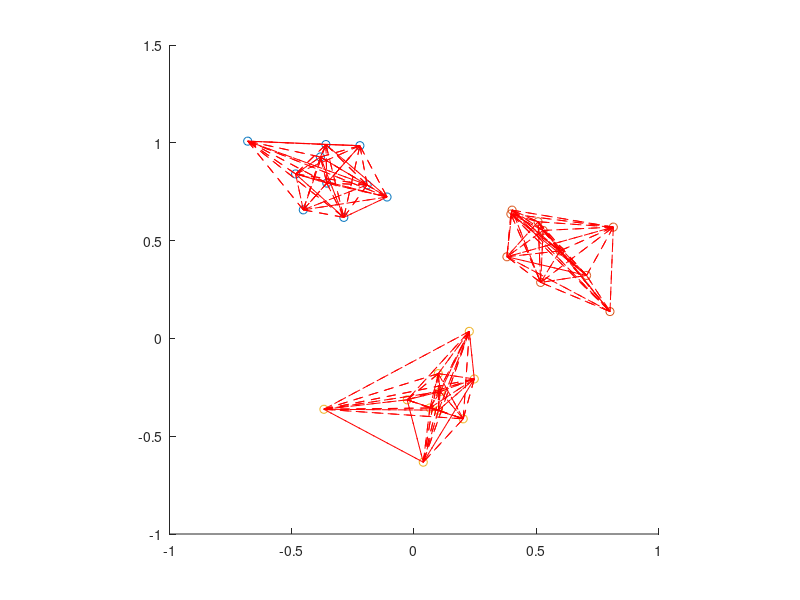

MATLAB code to generate this figure: (Note: this script raises an error after producing the figure.)

close all;

% add path to library folder
addpath('./library');
addpath('./library/nmf');
addpath('./library/lens_nmf');
addpath('./library/ramkis');
addpath('./library/topictoolbox');

% add path to dataset folder
addpath('./data');

% add path to evaluation folder
addpath('./evaluation/topic_coherence')
addpath('./evaluation/total_document_coverage')
%%
num = 100;

mu1 = [0.3 0.8]; 
sigma1 = [0.001,0.0001;0.0001,0.0008] * 2;
cluster1 = mvnrnd(mu1,sigma1,num);

mu2 = [0.9 0.5]; 
sigma2 = [0.001,0.0001;0.0001,0.0012] * 2; 
cluster2 = mvnrnd(mu2,sigma2,num);


mu3 = [0.7 1];
sigma3 = [0.0015,-0.0001;-0.0001,0.001] * 2; 
cluster3 = mvnrnd(mu3,sigma3,num);


R = [cluster1;cluster2;cluster3];
R = R';
A_original = R;

ratio_set0 = 1/3;
set0_ind = sort(datasample(1:numel(R), round(numel(R) * ratio_set0), 'Replace', false));
test_matrix = zeros(size(R));
test_matrix(set0_ind) = R(set0_ind);
R(set0_ind) = 0;

mask_train = (R ~= 0);
param.mask = mask_train;
mask_test = ~mask_train;

%%
num = 10;

mu1 = [-0.3 0.8 ]; 
sigma1 = [0.01,0.0001;0.0001,0.0108] * 2;
cluster1 = mvnrnd(mu1,sigma1,num);

mu2 = [0.6 0.5]; 
sigma2 = [0.015,0.0001;0.0001,0.0172] * 2; 
cluster2 = mvnrnd(mu2,sigma2,num);

mu3 = [0.1 -0.3];
sigma3 = [0.0215,0.0001;0.0001,0.021] * 2; 
cluster3 = mvnrnd(mu3,sigma3,num);

R = [cluster1;cluster2;cluster3];
R = R';
A_original = R;

social_matrix = zeros(num*3);
for j = 1:3
    for i = 1:num
        r = rand();
        if r > 1
            continue;
        end
        k1 = i + (j-1) * num;
        for ii = 1:num
            r = rand();
            if r > 1
                continue;
            end
            k2 = ii + (j-1) * num;
            social_matrix(k1, k2) = 1;
        end
    end
end
has_trust = true;
if has_trust
    social_matrix = (social_matrix + social_matrix')/2;
    index = sum(social_matrix) > 0;
    social_matrix(:,index) = bsxfun(@rdivide, social_matrix(:,index), sum(social_matrix(:,index)));
end



ratio_set0 = 1/3;
set0_ind = sort(datasample(1:numel(R), round(numel(R) * ratio_set0), 'Replace', false));
test_matrix = zeros(size(R));
test_matrix(set0_ind) = R(set0_ind);
R(set0_ind) = 0;

mask_train = (R ~= 0);
param.mask = mask_train;
mask_test = test_matrix ~= 0;

%  Visualization
figure
hold on;
% axis([0 1.2 0 1.2]);
axis square;
scatter(cluster1(:,1),cluster1(:,2));
scatter(cluster2(:,1),cluster2(:,2));
scatter(cluster3(:,1),cluster3(:,2));

[k1,k2] = find(social_matrix);
x = [A_original(1,k1) ;A_original(1,k2)];
y = [A_original(2,k1) ;A_original(2,k2)];
line(x,y, 'Color','red','LineStyle','--');

% scatter(R(1,:), R(2,:));

% quiver(zeros(1,param.total),zeros(1,param.total),W(1,:),W(2,:),0);

% visualBasicVector(W,H);
hold off;


%% Normalization
% % l2 normalization
% A_l2norm = bsxfun(@rdivide,A,sqrt(sum(A.^2)));
% % l1 normalization
% A_l1norm = bsxfun(@rdivide,A,sum(A));
% % tf-idf
% A_idf = tfidf2(A);
% % tf-idf & l2 normalization
% A_l2norm_idf = bsxfun(@rdivide,A,sqrt(sum(A_idf.^2)));
% 
% % use l1-norm/l2-norm weighting/tf-idf
% A = A_l2norm;
% % target_A = A_l2norm;
% % target_A = A_idf;
% % target_A = A_l2norm_idf;
% 
% 
% scatter(A(1, 1:num),A(2, 1:num));
% scatter(A(1, num+1:end),A(2, num+1:end));
% hold on;


%% 
dim = 1;   % number of topics per stage in L-EnsNMF
stage = 3; % number of stages in L-EnsNMF
total_topic = dim * stage; % number of total topics
beta = 0.6;

topk = 10; % number of top keywords to be listed in order within a topic (denoted as c1 in experiment section)


% 
%% Standard NMF
[W0,H0] = nmf(R, total_topic);
% quiver(zeros(1,k_std),zeros(1,k_std), W0(1,:),W0(2,:),0);
% 
% %% 2d NMF
% 
% [W1,H1] = nmfsh_comb_rank2(A, rand(size(A,1),k_std), rand(k_std,size(A,2)));
% quiver(zeros(1,k_std),zeros(1,k_std),W1(1,:),W1(2,:),0);
% 

W = W0;
H = H0;


%% NMF + Sparse
param = [-1 beta];
[W1,H1] = nmfsh_comb(R, total_topic, param);

W1_norm = sqrt(sum(W1.^2));
W1 = bsxfun(@rdivide, W1, W1_norm);
H1 = bsxfun(@times, W1_norm', H1);

W = W1;
H = H1;

%% Sparse NMF
clear param
param.r = total_topic;
param.cf = 'ed';
param.sparsity = beta;
param.max_iter = 1000;
% param.display = 1;
[W2, H2] = sparse_nmf(R, param);

W = W2;
H = H2;

%% Ortho NMF

[W3,H3] = weakorthonmf(R,rand(size(R,1),total_topic),rand(total_topic,size(R,2)),total_topic,1e-8);

W = W3;
H = H3;

%% SLOMA
mcnt = 4;
clear param
param.mask = (R ~= 0);

param.sampleThreshold = 1;
param.similarity_threshold = 0.98;
param.isVisual = true;
param.social_matrix = social_matrix;
param.lambda = 0;
param.lambda_social = 0.1;
param.learning_rate = 0.05;

param.dim_sloma = 1;
param.numOfBlock = 3;

figure
hold on;
% axis([0 1.2 0 1.2]);
axis square;
scatter(cluster1(:,1),cluster1(:,2));
scatter(cluster2(:,1),cluster2(:,2));
scatter(cluster3(:,1),cluster3(:,2));
[Ws_wgt, Hs_wgt, A_sloma] = SLOMA(R, param);
hold off;

K_list = [1 2];
[~, MAE_sloma, RMSE_sloma] = evaluation_sloma(A_sloma, test_matrix, K_list, mask_test, false);



%% BoostCF
mcnt = 5;
clear param
param.mask = (R ~= 0);
param.total = 10;
param.dim = 1;
param.isWithSample = true;
param.sampleThreshold = 1;
param.similarity_threshold = 0.98;
param.isVisual = true;
param.social_matrix = social_matrix;
param.lambda = 0.05;
param.lambda_social = 0;
param.learning_rate = 0.05;



figure
hold on;
% axis([0 1.2 0 1.2]);
axis square;
scatter(cluster1(:,1),cluster1(:,2));
scatter(cluster2(:,1),cluster2(:,2));
scatter(cluster3(:,1),cluster3(:,2));
tic;
[Ws_wgt, Hs_wgt, As] = boostCF(R, param);
toc
hold off;

W4 = []; H4 = [];
for i=1:length(Ws_wgt)
    W4 = [W4 Ws_wgt{i}];
    H4 = [H4; Hs_wgt{i}];
end

W = W4;
H = H4;
V{mcnt} = W;
U{mcnt} = H;

%

mcnt = length(V);
K_list = [1 2];
evaluate_methods = mcnt:mcnt;

%         profile on;
for i = evaluate_methods
    [~, MAE{i}, RMSE{i}] = evaluation(V{i}, U{i}, test_matrix, K_list, mask_test, false);
    fprintf('Evaluation method[%d] done\n',i);
end
%         profile viewer;







